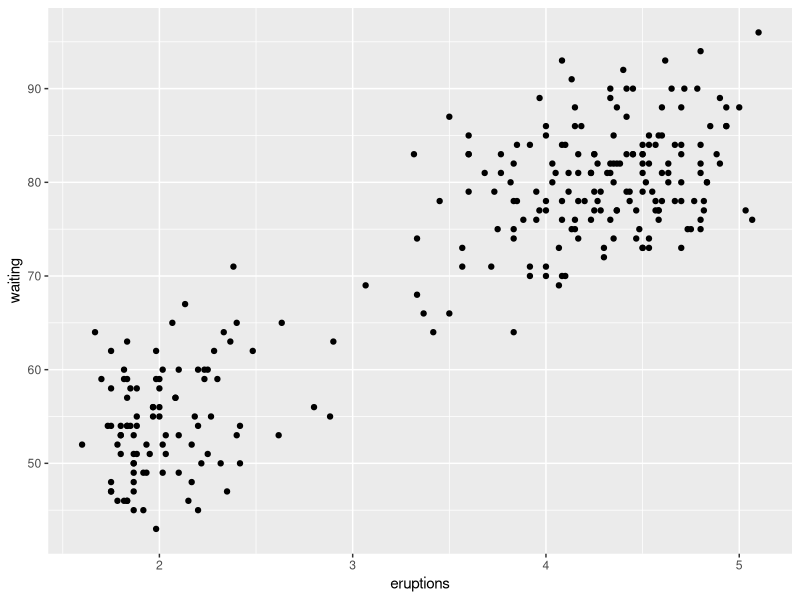
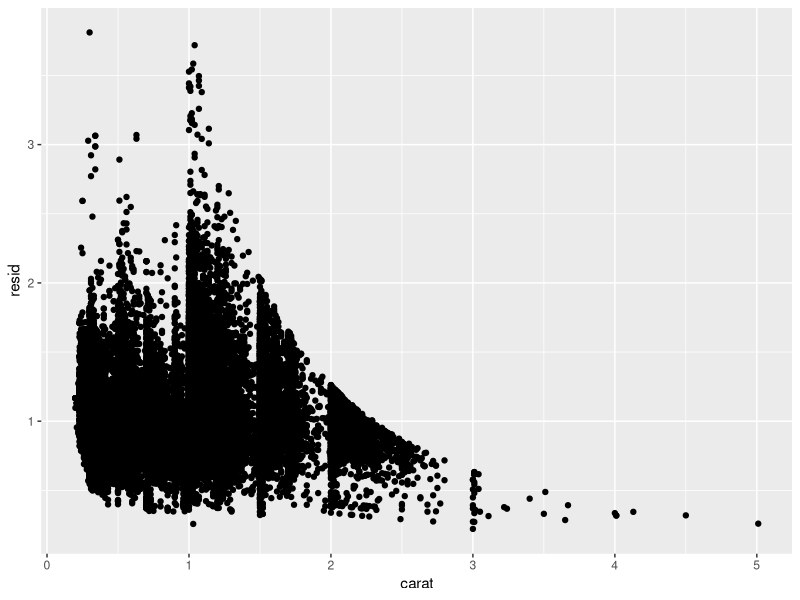
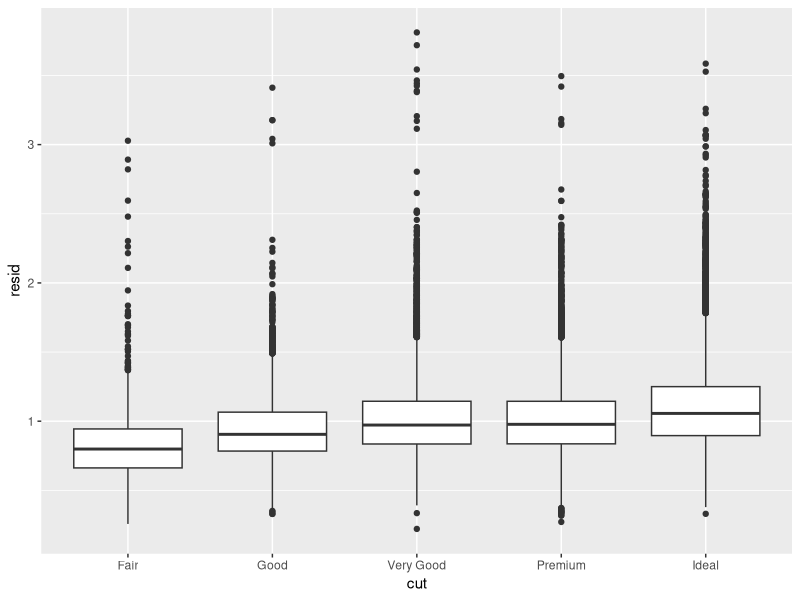

Generate these figures, in order, with R:
## ---- chunk 1
knitr::opts_chunk$set(
  echo = TRUE,
  comment = "#>",
  collapse = TRUE,
  cache = TRUE)
## ---- chunk 2
library(tidyverse)
library(modelr)
library(patchwork)
## ---- chunk 3
ggplot(faithful, aes(eruptions, waiting)) +
  geom_point()
## ---- chunk 4
mod <- lm(log(price) ~ log(carat), data = diamonds)
attributes(mod)

diamonds2 <- diamonds %>%
  add_residuals(mod) %>%
  mutate(resid = exp(resid))

ggplot(diamonds2) +
  geom_point(aes(carat, resid))
## ---- chunk 5
ggplot(diamonds2, aes(cut, resid)) +
  geom_boxplot()
